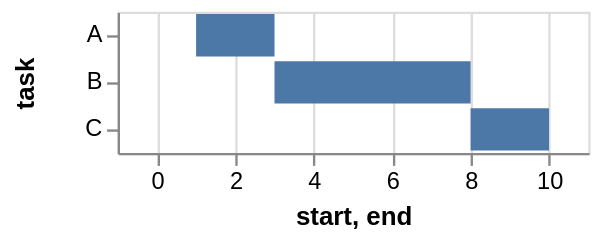

Write a Vega-Lite specification for this figure.
### Vega specification from a JSON file in a GitHub repository (floating-point values rounded to 4 significant figures)
{"$schema": "https://vega.github.io/schema/vega/v4.json", "description": "A simple bar chart with ranged data (aka Gantt Chart).", "autosize": "pad", "padding": 5, "width": 200, "style": "cell", "data": [{"name": "source_0", "values": [{"task": "A", "start": 1, "end": 3}, {"task": "B", "start": 3, "end": 8}, {"task": "C", "start": 8, "end": 10}]}], "signals": [{"name": "y_step", "value": 20}, {"name": "height", "update": "bandspace(domain('y').length, 0.1, 0.05) * y_step"}], "marks": [{"name": "marks", "type": "rect", "style": ["bar"], "from": {"data": "source_0"}, "encode": {"update": {"fill": [{"test": "datum[\"start\"] === null || isNaN(datum[\"start\"])", "value": null}, {"value": "#4c78a8"}], "tooltip": {"signal": "{\"task\": ''+datum[\"task\"], \"start\": format(datum[\"start\"], \"\"), \"end\": format(datum[\"end\"], \"\")}"}, "x": {"scale": "x", "field": "start"}, "x2": {"scale": "x", "field": "end"}, "y": {"scale": "y", "field": "task"}, "height": {"scale": "y", "band": true}}}}], "scales": [{"name": "x", "type": "linear", "domain": {"data": "source_0", "fields": ["start", "end"]}, "range": [0, {"signal": "width"}], "nice": true, "zero": true, "padding": 5}, {"name": "y", "type": "band", "domain": {"data": "source_0", "field": "task", "sort": true}, "range": {"step": {"signal": "y_step"}}, "paddingInner": 0.1, "paddingOuter": 0.05}], "axes": [{"scale": "x", "orient": "bottom", "grid": false, "title": "start, end", "labelFlush": true, "labelOverlap": true, "tickCount": {"signal": "ceil(width/40)"}, "zindex": 1}, {"scale": "x", "orient": "bottom", "gridScale": "y", "grid": true, "tickCount": {"signal": "ceil(width/40)"}, "domain": false, "labels": false, "maxExtent": 0, "minExtent": 0, "ticks": false, "zindex": 0}, {"scale": "y", "orient": "left", "grid": false, "title": "task", "labelOverlap": true, "zindex": 1}], "config": {"axisY": {"minExtent": 30}}}
